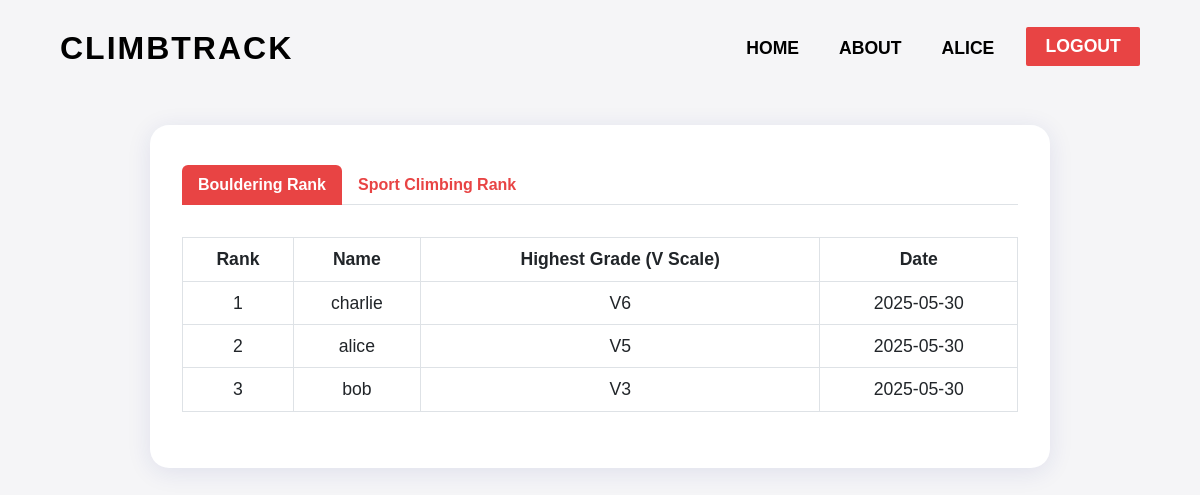
Page /rank (signed in) on the committed database.
### tables this page shows
CREATE TABLE users (
    id INTEGER PRIMARY KEY AUTOINCREMENT,
    username VARCHAR(50) UNIQUE NOT NULL,
    password_hash VARCHAR(255) NOT NULL,  -- 存储加密后的密码
    email VARCHAR(100) UNIQUE,
    created_at TIMESTAMP DEFAULT CURRENT_TIMESTAMP,
    updated_at TIMESTAMP DEFAULT CURRENT_TIMESTAMP,
    is_active BOOLEAN DEFAULT TRUE,
    last_login TIMESTAMP
);

CREATE TABLE personal_bests (
    id INTEGER PRIMARY KEY AUTOINCREMENT,
    user_id INTEGER NOT NULL,
    climb_type VARCHAR(20) NOT NULL,  -- 'bouldering', 'sport'
    best_grade VARCHAR(20) NOT NULL,
    climb_log_id INTEGER,  -- 关联到具体的攀登记录
    achieved_date DATE NOT NULL,
    updated_at TIMESTAMP DEFAULT CURRENT_TIMESTAMP,
    FOREIGN KEY (user_id) REFERENCES users(id) ON DELETE CASCADE,
    FOREIGN KEY (climb_log_id) REFERENCES climb_logs(id) ON DELETE SET NULL,
    UNIQUE(user_id, climb_type)
);

### app.py (the view)
@app.route('/rank')
def rank():
    rankings = ClimbingService.get_climbing_rankings()
    return render_template('rank.html',
                         bouldering_ranks=rankings['bouldering'],
                         sport_ranks=rankings['sport'])

### database/db_manager.py (called while the page is built)
    def get_connection(self) -> sqlite3.Connection:
        if not os.path.exists(self.db_path):
            raise FileNotFoundError(f"数据库文件不存在: {self.db_path}")
        conn = sqlite3.connect(self.db_path)
        conn.row_factory = sqlite3.Row
        return conn

    @contextmanager
    def get_cursor(self, transaction: bool = False):
        conn = self.get_connection()
        cursor = conn.cursor()
        try:
            yield cursor
            if transaction:
                conn.commit()
        except Exception as e:
            if transaction:
                conn.rollback()
            raise e
        finally:
            conn.close()

    def execute_query(self, query: str, params: tuple = (), fetch_one: bool = False, fetch_all: bool = True) -> Any:
        with self.get_cursor() as cursor:
            cursor.execute(query, params)
            if fetch_one:
                return cursor.fetchone()
            elif fetch_all:
                return cursor.fetchall()
            else:
                return cursor.rowcount

### database/services.py (called while the page is built)
    @staticmethod
    def get_climbing_rankings() -> Dict[str, List[Dict]]:
        query = '''
            SELECT user_id, username, best_grade, achieved_date, rank
            FROM climbing_rankings
            WHERE climb_type = ?
            ORDER BY rank
        '''
        bouldering_results = db_manager.execute_query(query, ('bouldering',))
        bouldering_ranks = [{'name': row['username'], 'grade': row['best_grade'], 'date': row['achieved_date']}
                           for row in bouldering_results]
        sport_results = db_manager.execute_query(query, ('sport',))
        sport_ranks = [{'name': row['username'], 'grade': row['best_grade'], 'date': row['achieved_date']}
                      for row in sport_results]
        return {
            'bouldering': bouldering_ranks,
            'sport': sport_ranks
        }

### templates/rank.html (shortened to what this page needs)
<!DOCTYPE html>
<html lang="en">
<head>
    <link href="https://cdn.jsdelivr.net/npm/bootstrap@5.3.0/dist/css/bootstrap.min.css" rel="stylesheet">
</head>
<body>
    <nav class="navbar navbar-expand-lg navbar-custom">
        <div class="container-fluid">
            <a class="navbar-brand" href="/">ClimbTrack</a>
            <div class="collapse navbar-collapse justify-content-end">
                <ul class="navbar-nav mb-2 mb-lg-0">
                    <li class="nav-item"><a class="nav-link" href="/">Home</a></li>
                    <li class="nav-item"><a class="nav-link" href="{{ url_for('about') }}">About</a></li>
                    {% if session.get('user') %}
                        <li class="nav-item"><a class="nav-link" href="{{ url_for('profile') }}">{{ session['user'] }}</a></li>
                        <li class="nav-item"><a class="btn btn-login" href="{{ url_for('logout') }}">Logout</a></li>
                    {% else %}
                        <li class="nav-item"><a class="btn btn-login" href="{{ url_for('login') }}">Login</a></li>
                    {% endif %}
                </ul>
            </div>
        </div>
    </nav>
    <div class="container rank-section">
        <ul class="nav nav-tabs" id="rankTab" role="tablist">
            <li class="nav-item" role="presentation">
                <button class="nav-link active" id="bouldering-tab" data-bs-toggle="tab" data-bs-target="#bouldering" type="button" role="tab" aria-controls="bouldering" aria-selected="true">Bouldering Rank</button>
            </li>
            <li class="nav-item" role="presentation">
                <button class="nav-link" id="sport-tab" data-bs-toggle="tab" data-bs-target="#sport" type="button" role="tab" aria-controls="sport" aria-selected="false">Sport Climbing Rank</button>
            </li>
        </ul>
        <div class="tab-content" id="rankTabContent">
            <div class="tab-pane fade show active" id="bouldering" role="tabpanel" aria-labelledby="bouldering-tab">
                <table class="table table-bordered">
                    <thead>
                        <tr>
                            <th>Rank</th>
                            <th>Name</th>
                            <th>Highest Grade (V Scale)</th>
                            <th>Date</th>
                        </tr>
                    </thead>
                    <tbody>
                        {% for row in bouldering_ranks %}
                        <tr>
                            <td>{{ loop.index }}</td>
                            <td>{{ row.name }}</td>
                            <td>{{ row.grade }}</td>
                            <td>{{ row.date }}</td>
                        </tr>
                        {% endfor %}
                    </tbody>
                </table>
            </div>
        </div>
    </div>
</body>
</html>

### templates/rank.html (style rules this page uses)
body { background: #F5F5F7; font-family: 'Saira Condensed', Arial, sans-serif; }
.rank-section { max-width: 900px; margin: 40px auto; background: #fff; border-radius: 1.2rem; box-shadow: 0 4px 24px 0 rgba(31,38,135,0.10); padding: 2.5rem 2rem; }
table { width: 100%; margin-bottom: 2.5rem; }
th, td { text-align: center; padding: 0.7rem; font-size: 1.1rem; }
th { background: #F5F5F7; color: #E84444; font-weight: 700; }
tr:nth-child(even) { background: #fafafa; }
tr:nth-child(odd) { background: #fff; }
.nav-tabs .nav-link.active { background: #E84444; color: #fff; border: none; }
.nav-tabs .nav-link { color: #E84444; font-weight: 700; border: none; }
.tab-content { margin-top: 2rem; }
.navbar-custom { background: transparent; padding: 1.2rem 3rem 0.5rem 3rem; }
.navbar-custom .navbar-brand { color: #000; font-size: 2rem; font-weight: 700; letter-spacing: 2px; text-transform: uppercase; }
.navbar-custom .nav-link { color: #000; font-size: 1.1rem; font-weight: 700; margin-right: 1.5rem; text-transform: uppercase; }
.navbar-custom .btn-login { background: #E84444; color: #fff; border: none; border-radius: 2px; padding: 0.4rem 1.2rem; font-weight: 700; text-transform: uppercase; font-size: 1.1rem; }

### rows in the picture
users: user "ALICE"
personal_bests: name "charlie", grade "V6", date "2025-05-30"
personal_bests: name "alice", grade "V5", date "2025-05-30"
personal_bests: name "bob", grade "V3", date "2025-05-30"
